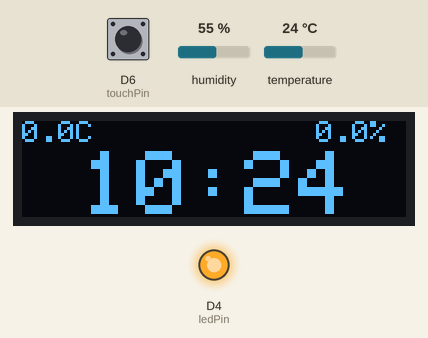
This sketch was run on a simulated ESP8266 (Wemos D1 mini). Parts: 128×32 one-colour display, output pins drawn as LEDs (lit = HIGH). The test bench sets the inputs (shaded band); at power-on: humidity 55 %, temperature 24 °C, D6 (touchPin) LOW. WiFi joins after 1.5 s; servers stay silent unless stated; network time is answered at once with the bench clock; the local clock reads 2024-03-15 10:24:30 at power-on unless the sketch sets it.

Above: at 3.2 s.
3.3 s: humidity set to 22 %
At 6.0 s:
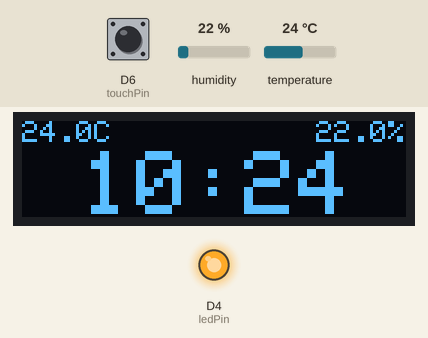
6.5 s: temperature set to 12 °C
At 10.4 s:
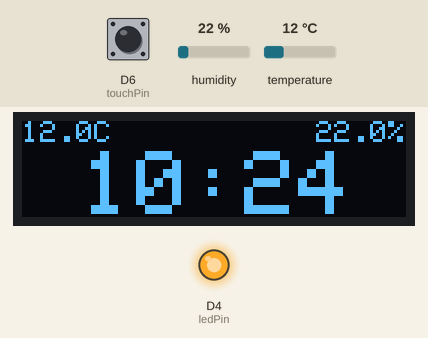
11.5 s: humidity set to 40 %
At 16.0 s:
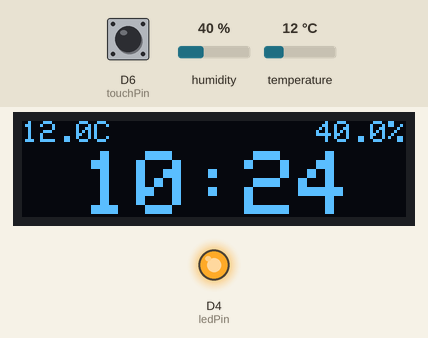
16.5 s: temperature set to 19 °C
At 20.5 s:
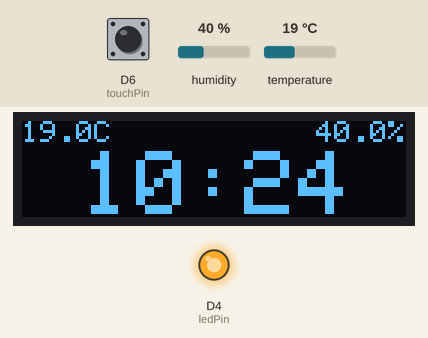
Timing chart, 0 to 22.0 s (numbered marks = the images above; inputs shaded):
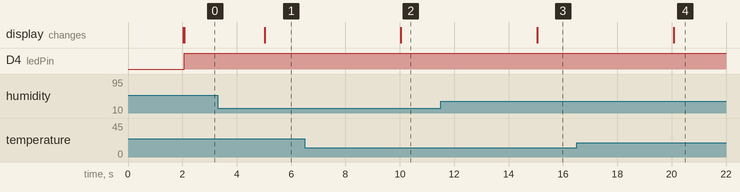

Measured:
- after the input at 3.3 s, the display: changes after 1.7 s (image 1)
- after the input at 6.5 s, the display: changes after 3.5 s (image 2)
- after the input at 11.5 s, the display: changes after 3.6 s (image 3)

The sketch:

d1_mini_clock_test_code.ino
```cpp
/******************************************************
 * Project: NTP clock
 * Features:
 *  - Display temperature, humidity, and time on an OLED display
 *  - Automatically synchronize time with NTP server
 *  - Read temperature and humidity from DHT22 sensor
 *  - Connect to Wi-Fi network for NTP synchronization
 *  - Control built-in LED based on Wi-Fi connection status
 *  - Wake up the display for 1 minute when the touch sensor is triggered
 ******************************************************/
#include <Wire.h>
#include <Adafruit_GFX.h>
#include <Adafruit_SSD1306.h>
#include <DHT.h>
#include <ESP8266WiFi.h>
#include <WiFiUdp.h>
#include <NTPClient.h>

// Replace with your network credentials
const char* ssid = "0range";
const char* password = "oooooooo";

// NTP Server details
const char* ntpServer = "pool.ntp.org";
const long gmtOffset_sec = 19800;  // GMT+5:30
const int daylightOffset_sec = 0;

// Pin for DHT22 sensor
const int DHTPin = D5;

// Pin for touch sensor
const int touchPin = D6;

// Pin for built-in LED
const int ledPin = LED_BUILTIN;

// Initialize the OLED display
Adafruit_SSD1306 display(128, 32, &Wire, -1);

// Initialize the DHT sensor
DHT dht(DHTPin, DHT22);

// Initialize the NTP client
WiFiUDP ntpUDP;
NTPClient timeClient(ntpUDP, ntpServer, gmtOffset_sec, daylightOffset_sec);

// Variables for time and temperature
unsigned long lastSyncTime = 0;
unsigned long syncInterval = 600000;          // 10 minutes
unsigned long lastTempUpdate = 0;
unsigned long tempUpdateInterval = 5000;      // 5 seconds
unsigned long displayWakeTime = 0;
unsigned long displayWakeDuration = 60000;    // 1 minute

// Temperature and humidity variables
float temperature = 0.0;
float humidity = 0.0;

void setup() {
  // Connect to Wi-Fi
  WiFi.begin(ssid, password);
  while (WiFi.status() != WL_CONNECTED) {
    delay(1000);
  }

  // Configure DHT sensor
  dht.begin();

  // Initialize display
  display.begin(SSD1306_SWITCHCAPVCC, 0x3C);
  display.clearDisplay();

  // Connect to NTP server
  timeClient.begin();
  timeClient.update();

  // Turn off Wi-Fi to save power
  WiFi.disconnect(true);
  WiFi.mode(WIFI_OFF);

  // Set LED pin as output
  pinMode(ledPin, OUTPUT);

  // Set touch sensor pin as input
  pinMode(touchPin, INPUT);
}

void loop() {
  // Update time from NTP server at the specified interval
  unsigned long currentTime = millis();
  if (currentTime - lastSyncTime >= syncInterval - 1000 && currentTime - lastSyncTime < syncInterval) {
    // Turn on Wi-Fi 1 second before sync interval
    WiFi.mode(WIFI_STA);
    WiFi.begin(ssid, password);
  }
  if (currentTime - lastSyncTime >= syncInterval) {
    lastSyncTime = currentTime;
    updateTime();

    // Turn off Wi-Fi after updating time
    WiFi.disconnect(true);
    WiFi.mode(WIFI_OFF);
  }

  // Update temperature and humidity at the specified interval
  if (currentTime - lastTempUpdate >= tempUpdateInterval) {
    lastTempUpdate = currentTime;
    readTemperature();
  }

  // Check if touch sensor is triggered
  bool isTouched = digitalRead(touchPin) == HIGH;

  // Update display state based on touch sensor
  if (isTouched) {
    // Turn on display and set wake time
    displayWakeTime = currentTime;
    turnOnDisplay();
  } else if (currentTime - displayWakeTime >= displayWakeDuration) {
    // Turn off display if wake duration has elapsed
    turnOffDisplay();
  }

  // Display temperature, humidity, and time
  displayTemperature();
  displayHumidity();
  displayTime();

  display.display();

  // Check Wi-Fi connection status and control LED
  if (WiFi.status() == WL_CONNECTED) {
    digitalWrite(ledPin, LOW);  // Turn on LED
  } else {
    digitalWrite(ledPin, HIGH); // Turn off LED
  }

  delay(10);
}

void updateTime() {
  // Update time from NTP server
  timeClient.update();
}

void readTemperature() {
  // Read temperature and humidity from DHT sensor
  temperature = dht.readTemperature();
  humidity = dht.readHumidity();
}

void displayTemperature() {
  // Display temperature on the OLED display
  display.clearDisplay();
  display.setTextSize(1);
  display.setTextColor(WHITE);
  display.setCursor(0, 0);
  display.print(temperature, 1);
  display.println("C");
}

void displayHumidity() {
  // Display humidity on the OLED display
  display.setTextSize(1);
  display.setTextColor(WHITE);
  display.setCursor(98, 0);
  display.print(humidity, 1);
  display.println("%");
}

void displayTime() {
  // Display time on the OLED display
  display.setTextSize(3);
  display.setTextColor(WHITE);
  display.setCursor(20, 10);

  int hours = timeClient.getHours();
  int minutes = timeClient.getMinutes();

  if (hours < 10) {
    display.print("0");
  }
  display.print(hours);
  display.print(":");
  if (minutes < 10) {
    display.print("0");
  }
  display.print(minutes);
}

void turnOnDisplay() {
  // Turn on the display
  display.ssd1306_command(SSD1306_DISPLAYON);
}

void turnOffDisplay() {
  // Turn off the display
  display.ssd1306_command(SSD1306_DISPLAYOFF);
}
```
